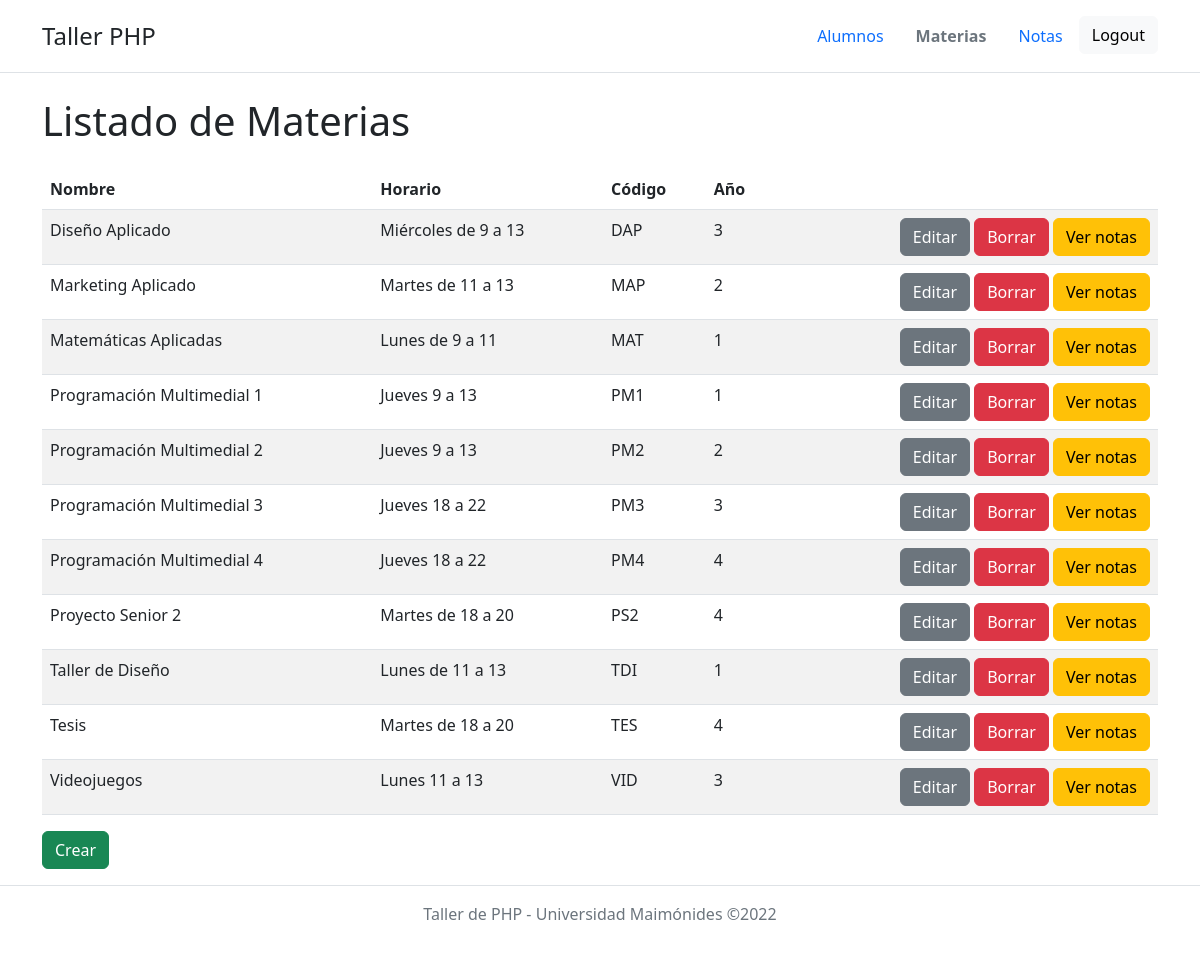
The app's page /materias.php (signed in) with its own data.
### tables this page shows
CREATE TABLE `materias` (
  `id` tinyint(2) NOT NULL,
  `nombre` varchar(50) NOT NULL,
  `horario` varchar(50) NOT NULL,
  `codigo` char(3) NOT NULL,
  `anio` varchar(50) NOT NULL,
  `estado` tinyint(1) NOT NULL DEFAULT 1
);

### clases/Conexion.php (called while the page is built, shortened)
<?php
	class Conexion{
		public static function conectar(){
			$host = "localhost";
			$dbname = "tallerphp";
			$user = "root";
			$pass = "root";
			try {
				$charset  = array(PDO::MYSQL_ATTR_INIT_COMMAND => 'SET NAMES utf8');
				$cnx = new PDO("mysql:host=$host;dbname=$dbname",$user,$pass,$charset);
				$cnx->setAttribute(PDO::ATTR_ERRMODE, PDO::ERRMODE_EXCEPTION);
				return $cnx;
			}
			catch (PDOException $e) {
				echo 'Error en conexión: ' . $e->getMessage();
				exit();
			}
		}
		public static function consultar($sql){
			$cnx = self::conectar();
			$stmt = $cnx->prepare($sql);
			$stmt->execute();
			return $stmt->fetchAll(PDO::FETCH_ASSOC);
		}
	}
?>

### clases/Materia.php (called while the page is built, shortened)
<?php
    class Materia {
    	public function listar(){
    		$sql = "SELECT *
                    FROM materias
                    WHERE estado = 1
                    ORDER BY nombre ASC";
    		return Conexion::consultar($sql);
        }
    }
?>

### materias.php (the view)
<?php
	$titulo_pagina = "Listado de Materias";
	$nav_item = "materias";
	require "includes/header.php";
?>
	<table class="table table-striped table-hover">
		<thead>
			<tr>
				<th>Nombre</th>
				<th>Horario</th>
				<th>Código</th>
				<th>Año</th>
				<th></th>
			</tr>
		</thead>
		<tbody>
			<?php
				$materia = new Materia();
				$results = $materia->listar();
				foreach($results as $row){
					echo "	<tr>
								<td>$row[nombre]</td>
								<td>$row[horario]</td>
								<td>$row[codigo]</td>
								<td>$row[anio]</td>
								<td class='text-end'>
									<a href='materias_editar.php?id=$row[id]' class='btn btn-secondary'>Editar</a>
									<a href='materias_borrar.php?id=$row[id]' class='btn btn-danger'>Borrar</a>
									<a href='notas.php?id_materia=$row[id]' class='btn btn-warning'>Ver notas</a>
								</td>
							</tr>";
				}
			?>
		</tbody>
	</table>
	<p>
		<a href="materias_editar.php" class="btn btn-success">Crear</a>
	</p>
<?php
	require "includes/footer.php";
?>

### includes/header.php (shortened to what this page needs)
<!DOCTYPE html>
<html lang="es">
<head>
	<link href="https://cdn.jsdelivr.net/npm/bootstrap@5.2.0-beta1/dist/css/bootstrap.min.css" rel="stylesheet">
</head>
<body>
    <header class="py-3 mb-4 border-bottom">
    	<div class="container d-flex flex-wrap justify-content-center ">
			<h1 class="d-flex align-items-center mb-3 mb-md-0 me-md-auto">
				<a href="index.php" class="fs-4 text-dark text-decoration-none">Taller PHP</a>
			</h1>
			<nav>
				<ul class="nav nav-pills">
					<li class="nav-item">
						<a href="alumnos.php" class="nav-link <?php if($nav_item=="alumnos") echo "link-secondary fw-bold"?>">Alumnos</a>
					</li>
					<li class="nav-item">
						<a href="materias.php" class="nav-link <?php if($nav_item=="materias") echo "link-secondary fw-bold"?>">Materias</a>
					</li>
					<li class="nav-item">
						<a href="notas.php" class="nav-link <?php if($nav_item=="notas") echo "link-secondary fw-bold"?>">Notas</a>
					</li>
					<li class="nav-item">
						<a href="logout.php" class="btn btn-light">Logout</a>
					</li>
				</ul>
			</nav>
		</div>
	</header>
	<main class="container">
		<h1 class="my-4"><?php echo $titulo_pagina?></h1>

### includes/footer.php
	</main>
	<footer class="border-top py-3 mt-3">
		<p class="text-center text-muted">Taller de PHP - Universidad Maimónides &copy;<?php echo date("Y")?></p>
	</footer>
</body>
</html>

### records on screen
materias: nombre "Diseño Aplicado", horario "Miércoles de 9 a 13", codigo "DAP", anio "3"
materias: nombre "Marketing Aplicado", horario "Martes de 11 a 13", codigo "MAP", anio "2"
materias: nombre "Matemáticas Aplicadas", horario "Lunes de 9 a 11", codigo "MAT", anio "1"
materias: nombre "Programación Multimedial 1", horario "Jueves 9 a 13", codigo "PM1", anio "1"
materias: nombre "Programación Multimedial 2", horario "Jueves 9 a 13", codigo "PM2", anio "2"
materias: nombre "Programación Multimedial 3", horario "Jueves 18 a 22", codigo "PM3", anio "3"
materias: nombre "Programación Multimedial 4", horario "Jueves 18 a 22", codigo "PM4", anio "4"
materias: nombre "Proyecto Senior 2", horario "Martes de 18 a 20", codigo "PS2", anio "4"
materias: nombre "Taller de Diseño", horario "Lunes de 11 a 13", codigo "TDI", anio "1"
materias: nombre "Tesis", horario "Martes de 18 a 20", codigo "TES", anio "4"
materias: nombre "Videojuegos", horario "Lunes 11 a 13", codigo "VID", anio "3"

### other values on screen
$titulo_pagina "Listado de Materias"
